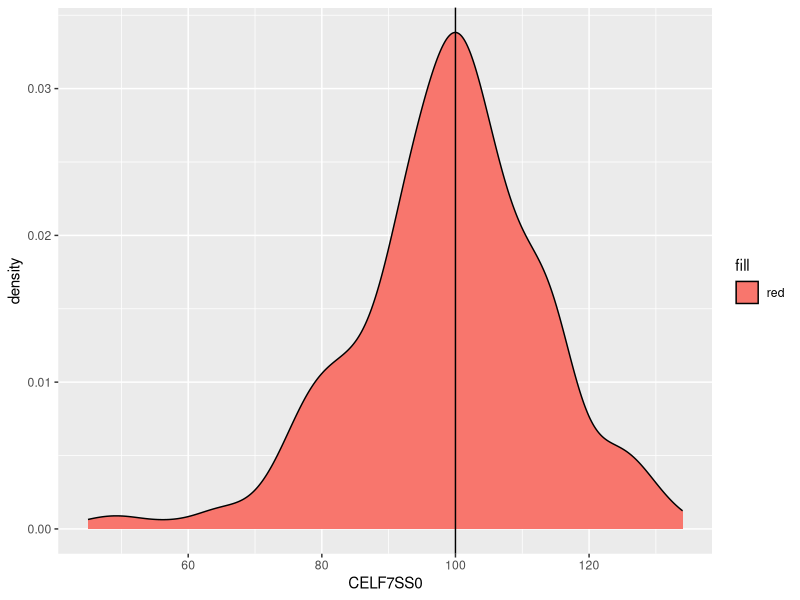
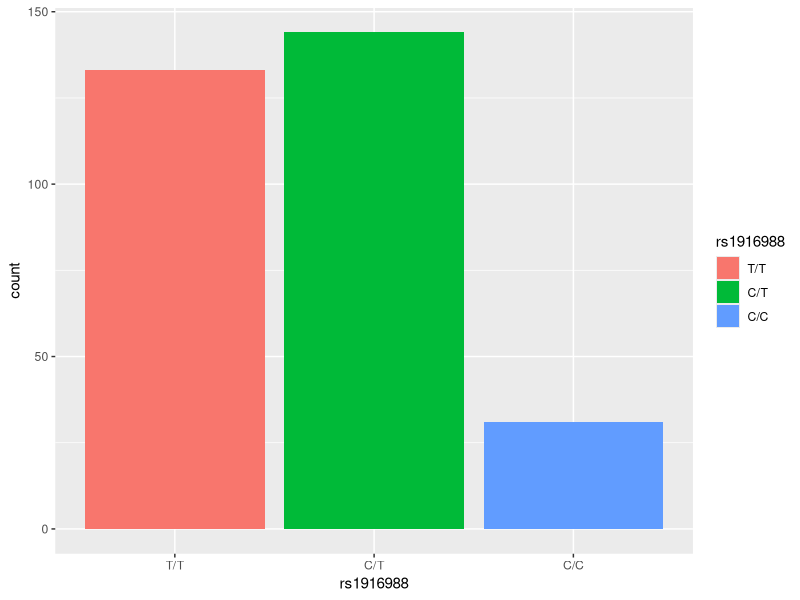
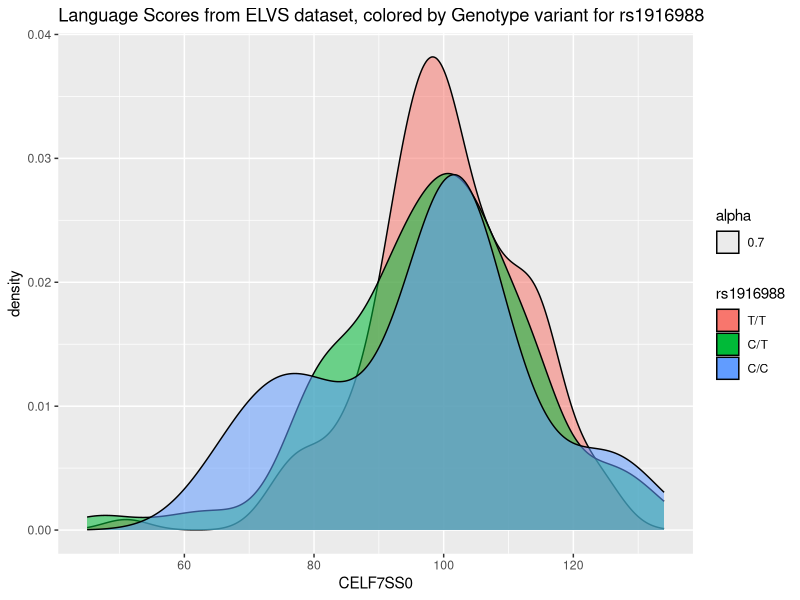
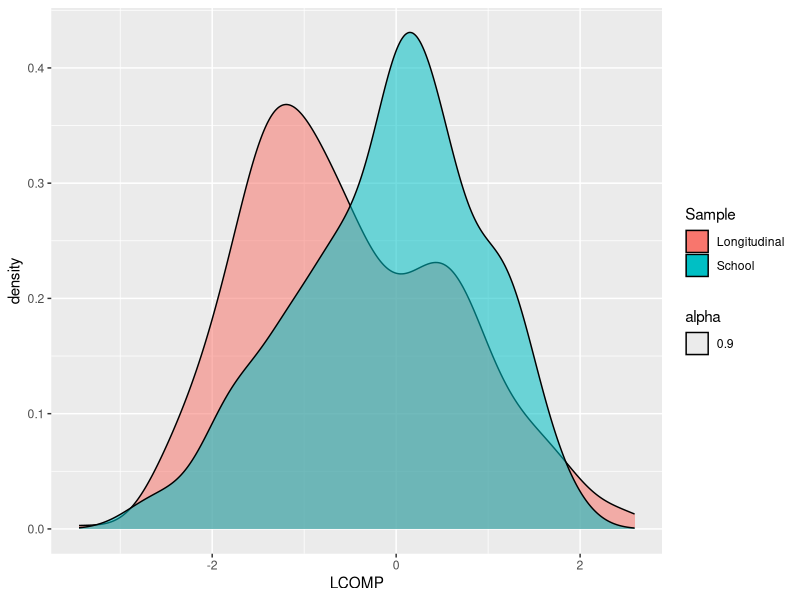
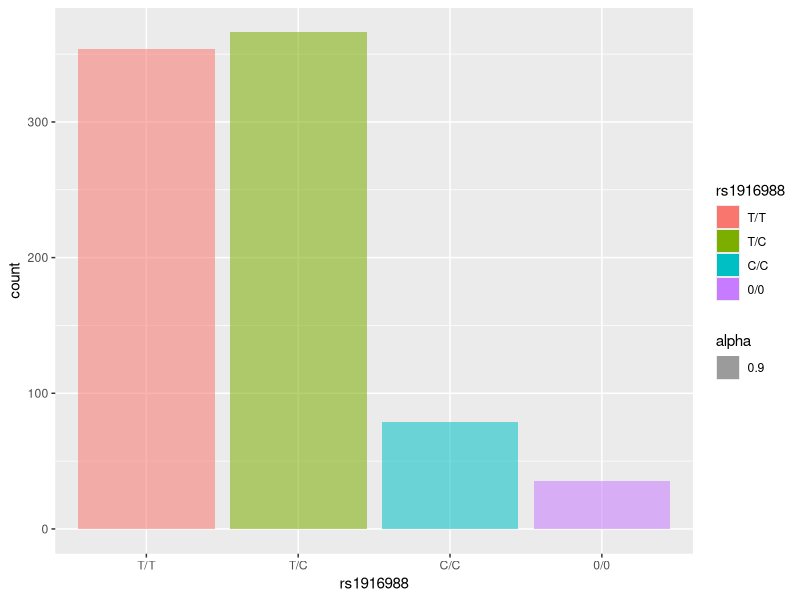
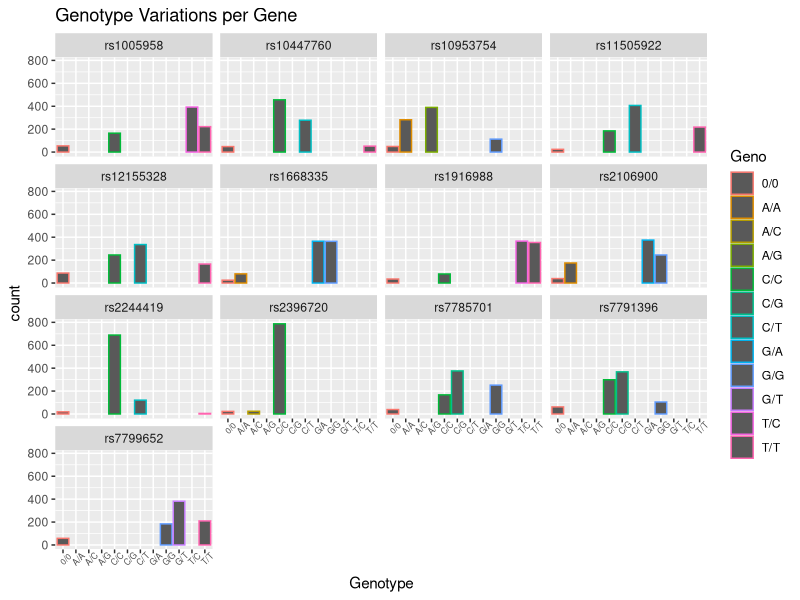
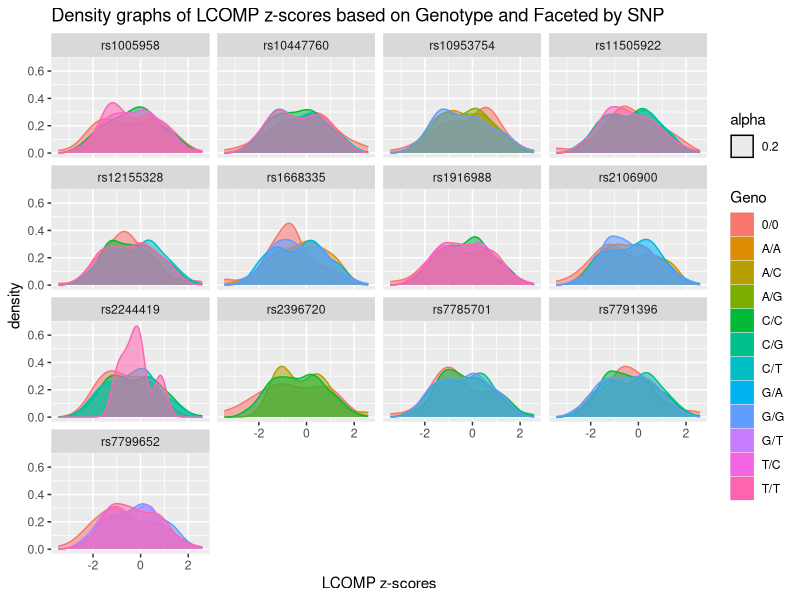
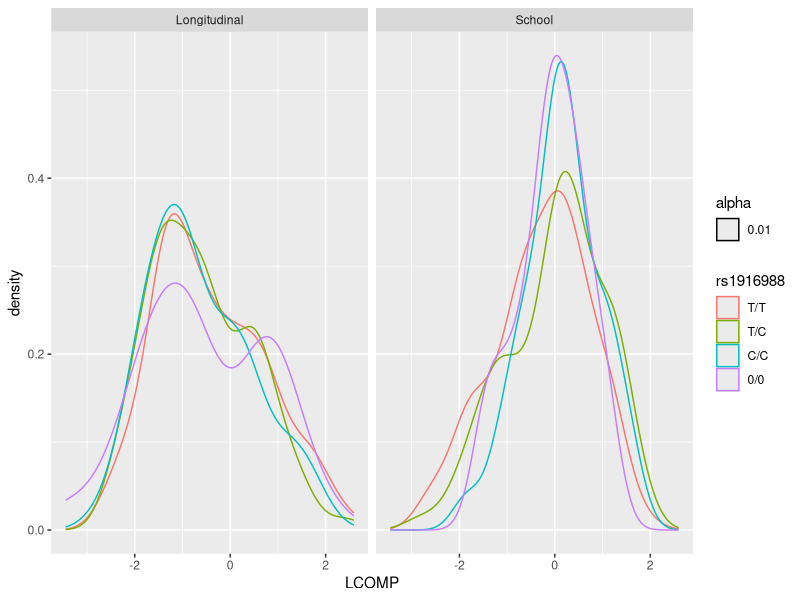

Recreate these plots in R, in order.
## ---- chunk 1
library(tidyverse)
library(skimr)
## ---- chunk 2
elvs <- read_csv(here::here("data", "tidy_elvs.csv"))
elvs <- elvs %>% mutate(rs1916988 = as_factor(rs1916988))
iowa <- read_csv(here::here("data", "tidy_iowa.csv"))
iowa <- iowa %>% mutate_at(vars(starts_with("rs")), funs( as_factor(.)))
## ---- chunk 3
elvs %>% glimpse()
## ---- chunk 4
elvs %>% skim()
## ---- chunk 5
elvs %>% ggplot(aes(x=CELF7SS0, fill = "red")) + geom_density() + geom_vline(xintercept = 100)
## ---- chunk 6
elvs %>% ggplot(aes(x=rs1916988,fill=rs1916988)) + geom_bar() 
## ---- chunk 7
elvs %>% ggplot(aes(x=CELF7SS0, fill = rs1916988, alpha = 0.7)) + 
  geom_density() + 
  labs(title = "Language Scores from ELVS dataset, colored by Genotype variant for rs1916988")
## ---- chunk 8
iowa %>% glimpse()
## ---- chunk 9
iowa %>% skim()
## ---- chunk 10
iowa %>% ggplot(aes(x=LCOMP,fill=Sample,alpha=.9)) + 
  geom_density()
## ---- chunk 11
iowa %>% ggplot(aes(x=rs1916988,fill = rs1916988, alpha = .9)) + 
  geom_bar(position = "stack") 
## ---- chunk 12
SNP <- iowa %>% gather(key = "SNP", value = "Geno", starts_with("rs")) %>% group_by(SNP)
SNP %>% ggplot(aes(x = Geno, color = Geno)) + 
  geom_bar() + 
  facet_wrap(~SNP) + 
  labs(title = "Genotype Variations per Gene") + 
  xlab("Genotype") + 
  theme(axis.text.x = element_text(size = 6, angle = 45))
## ---- chunk 13
# 
SNP <- iowa %>% gather(key = "SNP", value = "Geno", starts_with("rs")) %>% group_by(SNP)
SNP %>% ggplot(aes(x = LCOMP, fill = Geno, color = Geno, alpha = 0.2)) + 
  geom_density() + 
  facet_wrap(~SNP) + 
  labs(title = "Density graphs of LCOMP z-scores based on Genotype and Faceted by SNP") + 
  xlab("LCOMP z-scores")
## ---- chunk 14
common_SNP <- iowa %>% select(LCOMP, Sample, rs1916988)

common_SNP %>% ggplot(aes(x = LCOMP, color = rs1916988, alpha = 0.01)) + geom_density() + facet_wrap(~Sample)
